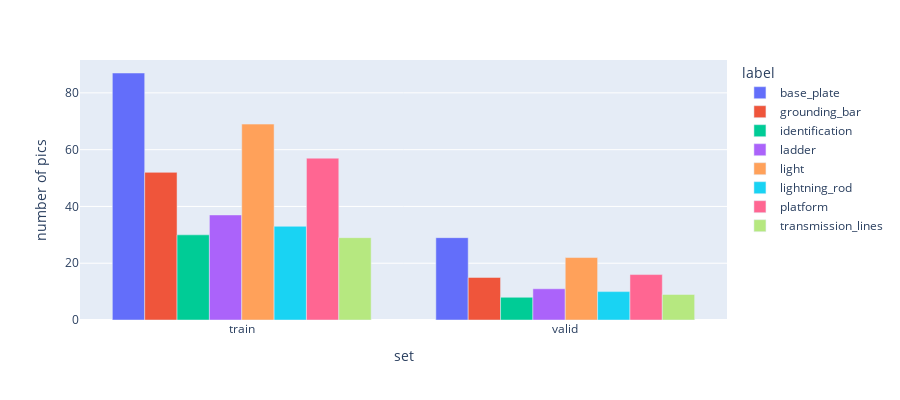

Here is the notebook cell this chart was saved with:
### Code cell
fig = px.bar(
    df, x="set", y="number of pics",
    color='label', barmode='group',
    height=400
)
fig.show()

### Figure 1 — Plotly figure (JSON) as saved in the notebook; plotly's stock layout.template omitted (floating-point values rounded to 4 significant figures)
{"data": [{"alignmentgroup": "True", "hovertemplate": "label=base_plate<br>set=%{x}<br>number of pics=%{y}<extra></extra>", "legendgroup": "base_plate", "marker": {"color": "#636efa", "pattern": {"shape": ""}}, "name": "base_plate", "offsetgroup": "base_plate", "orientation": "v", "showlegend": true, "textposition": "auto", "type": "bar", "x": ["train", "valid"], "xaxis": "x", "y": [87, 29], "yaxis": "y"}, {"alignmentgroup": "True", "hovertemplate": "label=grounding_bar<br>set=%{x}<br>number of pics=%{y}<extra></extra>", "legendgroup": "grounding_bar", "marker": {"color": "#EF553B", "pattern": {"shape": ""}}, "name": "grounding_bar", "offsetgroup": "grounding_bar", "orientation": "v", "showlegend": true, "textposition": "auto", "type": "bar", "x": ["train", "valid"], "xaxis": "x", "y": [52, 15], "yaxis": "y"}, {"alignmentgroup": "True", "hovertemplate": "label=identification<br>set=%{x}<br>number of pics=%{y}<extra></extra>", "legendgroup": "identification", "marker": {"color": "#00cc96", "pattern": {"shape": ""}}, "name": "identification", "offsetgroup": "identification", "orientation": "v", "showlegend": true, "textposition": "auto", "type": "bar", "x": ["train", "valid"], "xaxis": "x", "y": [30, 8], "yaxis": "y"}, {"alignmentgroup": "True", "hovertemplate": "label=ladder<br>set=%{x}<br>number of pics=%{y}<extra></extra>", "legendgroup": "ladder", "marker": {"color": "#ab63fa", "pattern": {"shape": ""}}, "name": "ladder", "offsetgroup": "ladder", "orientation": "v", "showlegend": true, "textposition": "auto", "type": "bar", "x": ["train", "valid"], "xaxis": "x", "y": [37, 11], "yaxis": "y"}, {"alignmentgroup": "True", "hovertemplate": "label=light<br>set=%{x}<br>number of pics=%{y}<extra></extra>", "legendgroup": "light", "marker": {"color": "#FFA15A", "pattern": {"shape": ""}}, "name": "light", "offsetgroup": "light", "orientation": "v", "showlegend": true, "textposition": "auto", "type": "bar", "x": ["train", "valid"], "xaxis": "x", "y": [69, 22], "yaxis": "y"}, {"alignmentgroup": "True", "hovertemplate": "label=lightning_rod<br>set=%{x}<br>number of pics=%{y}<extra></extra>", "legendgroup": "lightning_rod", "marker": {"color": "#19d3f3", "pattern": {"shape": ""}}, "name": "lightning_rod", "offsetgroup": "lightning_rod", "orientation": "v", "showlegend": true, "textposition": "auto", "type": "bar", "x": ["train", "valid"], "xaxis": "x", "y": [33, 10], "yaxis": "y"}, {"alignmentgroup": "True", "hovertemplate": "label=platform<br>set=%{x}<br>number of pics=%{y}<extra></extra>", "legendgroup": "platform", "marker": {"color": "#FF6692", "pattern": {"shape": ""}}, "name": "platform", "offsetgroup": "platform", "orientation": "v", "showlegend": true, "textposition": "auto", "type": "bar", "x": ["train", "valid"], "xaxis": "x", "y": [57, 16], "yaxis": "y"}, {"alignmentgroup": "True", "hovertemplate": "label=transmission_lines<br>set=%{x}<br>number of pics=%{y}<extra></extra>", "legendgroup": "transmission_lines", "marker": {"color": "#B6E880", "pattern": {"shape": ""}}, "name": "transmission_lines", "offsetgroup": "transmission_lines", "orientation": "v", "showlegend": true, "textposition": "auto", "type": "bar", "x": ["train", "valid"], "xaxis": "x", "y": [29, 9], "yaxis": "y"}], "layout": {"barmode": "group", "height": 400, "legend": {"title": {"text": "label"}, "tracegroupgap": 0}, "margin": {"t": 60}, "xaxis": {"anchor": "y", "domain": [0, 1], "title": {"text": "set"}}, "yaxis": {"anchor": "x", "domain": [0, 1], "title": {"text": "number of pics"}}}}
